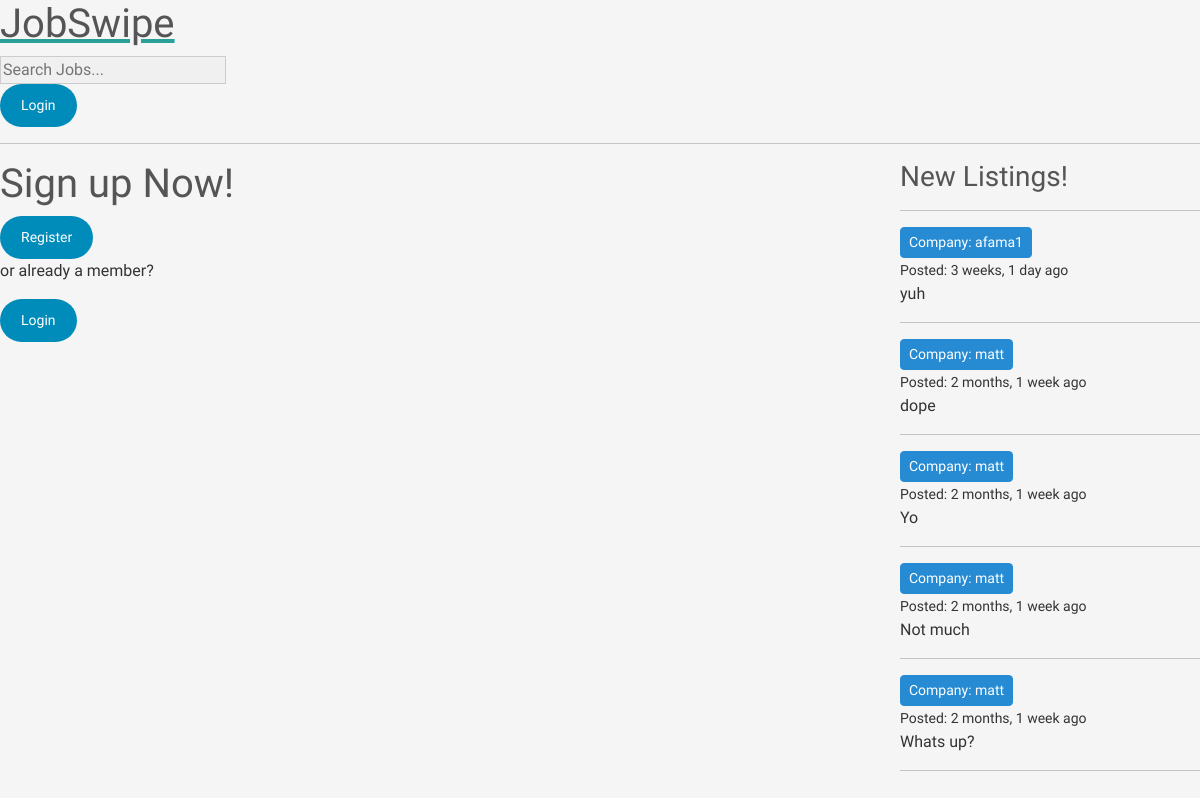
The page / on the database its author committed.
### base/models.py (models this page shows)
class Message(models.Model):
    user = models.ForeignKey(User, on_delete=models.CASCADE)
    job = models.ForeignKey(Job, on_delete=models.CASCADE)
    body = models.TextField()
    updated = models.DateTimeField(auto_now=True)
    created = models.DateTimeField(auto_now_add=True)
    class Meta:
       ordering = ['-updated', '-created']
    def __str__(self):
     return self.body[0:50]

### base/views.py (the view)
# urls.py: path('', views.home, name="home"),
def home(request):
    q = request.GET.get('q') if request.GET.get('q') != None else ''
    jobs = Job.objects.filter(Q(field__name__icontains=q) |
                                 Q(name__icontains=q) |
                                   Q(description__icontains=q)
    )
    fields = Field.objects.all()
    job_count = jobs.count()
    job_messages = Message.objects.filter(Q(job__field__name__icontains=q))
    context = {'jobs': jobs, 'fields':fields,
               'job_count':job_count, 'job_messages': job_messages}
    return render(request, 'base/home.html', context)

### base/templates/base/home.html (shortened to what this page needs)
{% extends 'main.html' %}
{% load static %}
{% block content %}
<div class="home-container">
    <div>
        {% if user.is_authenticated and user.userprofile.user_type == 'business' %}
    <a href="{% url 'create-Job' %}" class="btn btn-primary">Create Job Posting</a>
        {% include 'base/job_list.html' %}
        {% else %}
        <div class="applyNow">
            <h1>Sign up Now!</h1>
            <a class ="btn btn-login navbar-btn" type ="button" href="{% url 'register' %}">Register</a>
            <p> or already a member?</p>
            <a class ="btn btn-login navbar-btn" type ="button" href="{% url 'login' %}">Login</a>
        </div>
        {% endif %}
    </div>
        <div>
            {% include 'base/activity_component.html' %}
        </div>
    </div>
{% endblock content %}

### base/templates/base/activity_component.html (shortened to what this page needs)
<h3>New Listings!</h3>
<hr>
{% for message in job_messages %}
<div>
    <small>
        <a class="btn btn-info btn-sm" href="{% url 'user-profile' message.user.id %}">
            Company: {{ message.user }}
        </a><br>
        Posted: {{ message.created|timesince }} ago
    </small>
    <p>{{ message }}</p>
    <hr>
</div>
{% endfor %}

### static/css/styles.css (style rules this page uses)
body { background-color: #f5f5f5; color: #333333; }
h1, h2, h3, h4, h5, h6 { color: #555555; }
.navbar-btn { font-size: 14px; padding: 10px 20px; border-radius: 30px; text-decoration: none; display: inline-block; transition: background-color 0.3s ease; }
.btn-login { background-color: #008CBA; color: white; }

### base/templates/base/home.html (style rules this page uses)
.home-container { display: grid; grid-template-columns: 3fr 1fr; }

### rows shown on the page
Message: user "afama1", created "3 weeks, 1 day", body "yuh"
Message: user "matt", created "2 months, 1 week", body "dope"
Message: user "matt", created "2 months, 1 week", body "Yo"
Message: user "matt", created "2 months, 1 week", body "Not much"
Message: user "matt", created "2 months, 1 week", body "Whats up?"
